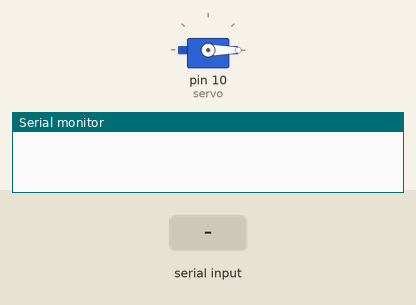
This sketch was run on a simulated Arduino Uno, built with avr-gcc and run on an emulated ATmega328P. Shown: servo, the last lines printed to the serial monitor. Inputs (shaded band) come from the test bench.

Above: at 1.2 s.
1.3 s: "30,150\n" received over Serial
At 1.67 s:
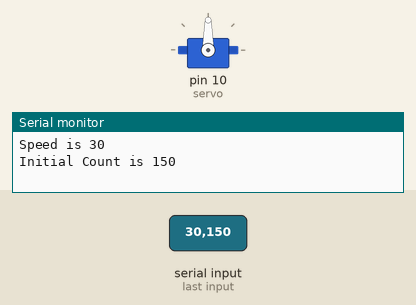
At 2.27 s:
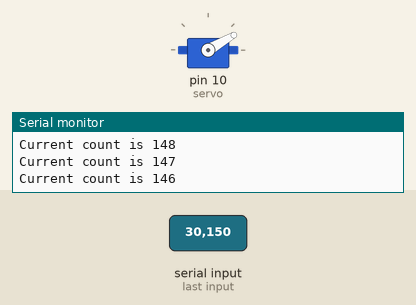
Timing chart, 0 to 10.3 s (numbered marks = the images above; inputs shaded):
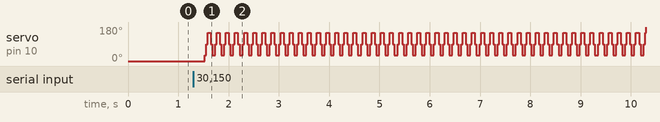

The sketch:

SWEEP.ino
```cpp
#include <Servo.h>

Servo servo;

int pos = 0;  // Stores the position (angle) of the servo. Range is [0, 180].
int speed = 0;
int count = 0;

void setup()
{
  Serial.begin(9600);
  servo.attach(10);  // Attaches the servo on pin 10 to the servo object.
  servo.write(0);  // Resets the position.
}

void loop(){
  if(speed == 0 && count <= 0 && Serial.available()){

    servo.write(pos);

    speed = Serial.parseInt();
    Serial.print("Speed is ");
    Serial.println(speed, DEC);

    count = Serial.parseInt();
    Serial.print("Initial Count is ");
    Serial.println(count, DEC);

    delay(200);
    }

    else if(speed != 0 && count > 0){

  for (pos <= 0; pos <= 179; pos += speed){
    servo.write(pos);
    delay(15);
  }

  for (pos >= 180; pos >= 1; pos -= speed){
    servo.write(pos);
    delay(15);
  }

    count = count - 1;
    //STOP AFTER COUNT IS ZERO
    if(count <= 0){
      speed = 0;
      pos = 0;
    }
    Serial.print("Current count is ");
    Serial.println(count, DEC);
    }
}
```

Measured:
- after the input at 1.3 s, servo on pin 10 (servo): 0° → 30° after 0.22 s, then repeats every 0.18 s: 90° 0.03 s, 150° 0.06 s, 90° 0.03 s, 30° 0.06 s
